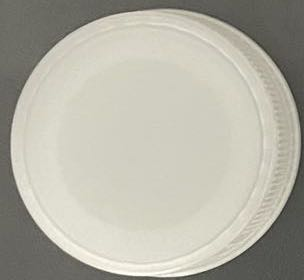
#> input picture ruler.jpeg, 304 x 280 px
$ python GetSize.py --image ruler.jpeg --width 1.0   (older library calls are emulated)
#> lines starting #> are read from the running program, lines starting #| are printed output that depends on the picture
from scipy.spatial import distance as dist
from imutils import perspective
from imutils import contours
import numpy as np
import argparse
import imutils
import cv2


# method to find the midpoint of two point
# which is for the last step to draw the frame of the target.
def find_mid_point(pointA: tuple, pointB: tuple):
    return (pointA[0] + pointB[0]) * 0.5, (pointA[1] + pointB[1]) * 0.5


ap = argparse.ArgumentParser()
ap.add_argument("-i", "--image", required=True, help="path to the input image")
ap.add_argument("-w", "--width", type=float, required=True, help="width of the left-most object in the image (in inches)")
args = vars(ap.parse_args())

# read the image
image = cv2.imread(args["image"])
#> image is the input picture: shape (280, 304, 3); mean B, G, R 165.7, 177.5, 179.5
ruler_image = cv2.imread("ruler.jpeg")

# mix the image
# mix the ruler image into the image which is being detected.
imageROI = np.ones((280, 300, 3))
imageROI = ruler_image[0:280, 0:300]
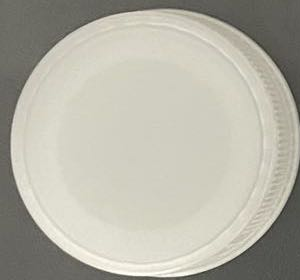
#> imageROI: shape (280, 300, 3); mean B, G, R 166.8, 178.7, 180.8
#> (the run stopped early here; a loop or call above may not have finished)
